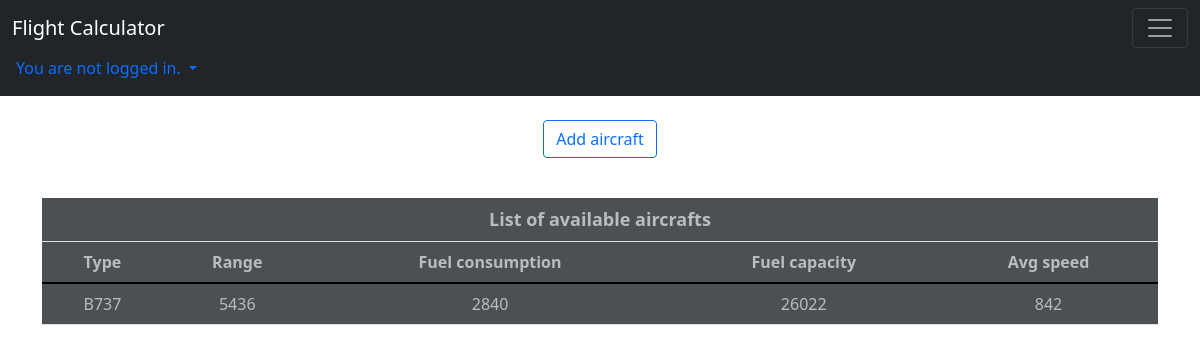
Page /viewer/aircrafts on the earlier database version.
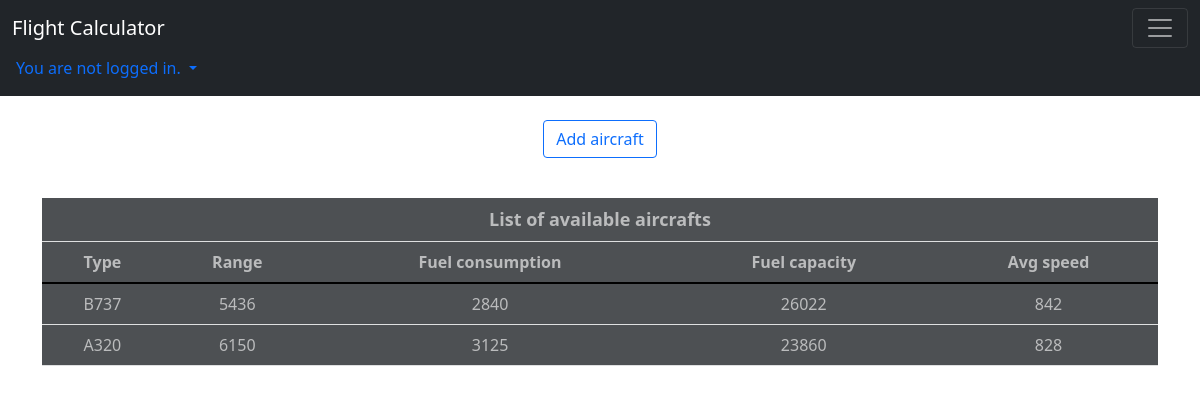
Same page on the later database version.
### viewer/models.py (models this page shows, shortened)
class Aircraft(models.Model):
    type = models.CharField(max_length=30)
    acft_range = models.IntegerField()
    fuel_consumption = models.IntegerField()
    fuel_capacity = models.IntegerField()
    avg_speed = models.IntegerField()

### viewer/views.py (the view)
# urls.py: path('aircrafts', AircraftsView.as_view(), name="aircrafts"),
class AircraftsView(ListView):
    template_name = "aircrafts.html"
    model = Aircraft
    paginate_by = 50

### viewer/templates/aircrafts.html (shortened to what this page needs)
{% extends "base.html" %}
{% block content %}
<a href="{% url 'viewer:aircraft_add' %}" class="btn btn-outline-primary mt-4">Add aircraft</a>
<table class="table table-light table-hover"  style="margin-top: 40px;">
  <thead class="thead-light">
  <tr>
    <th colspan="9" style="font-size: large;">List of available aircrafts</th>
  </tr>
    <tr>
      <th scope="col">Type</th>
        <th scope="col">Range</th>
      <th scope="col">Fuel consumption</th>
      <th scope="col">Fuel capacity</th>
      <th scope="col">Avg speed</th>
    </tr>
  </thead>
  <tbody>
  {% for aircraft in object_list %}
    <tr>
      <td>{{ aircraft.type}}</td>
      <td>{{ aircraft.acft_range }}</td>
      <td>{{ aircraft.fuel_consumption }}</td>
      <td>{{ aircraft.fuel_capacity }}</td>
      <td>{{ aircraft.avg_speed }} {%if user.is_superuser%}<a class="btn btn-danger btn-sm float-end" href="{% url "viewer:delete_aircraft" aircraft.id %}">Delete</a> {%endif%}</td>
    </tr>
  {% endfor %}
  </tbody>
</table>
{% endblock %}

Differences in the rows shown:
added Aircraft: type "A320", acft_range "6150", fuel_consumption "3125", fuel_capacity "23860", avg_speed "828"
